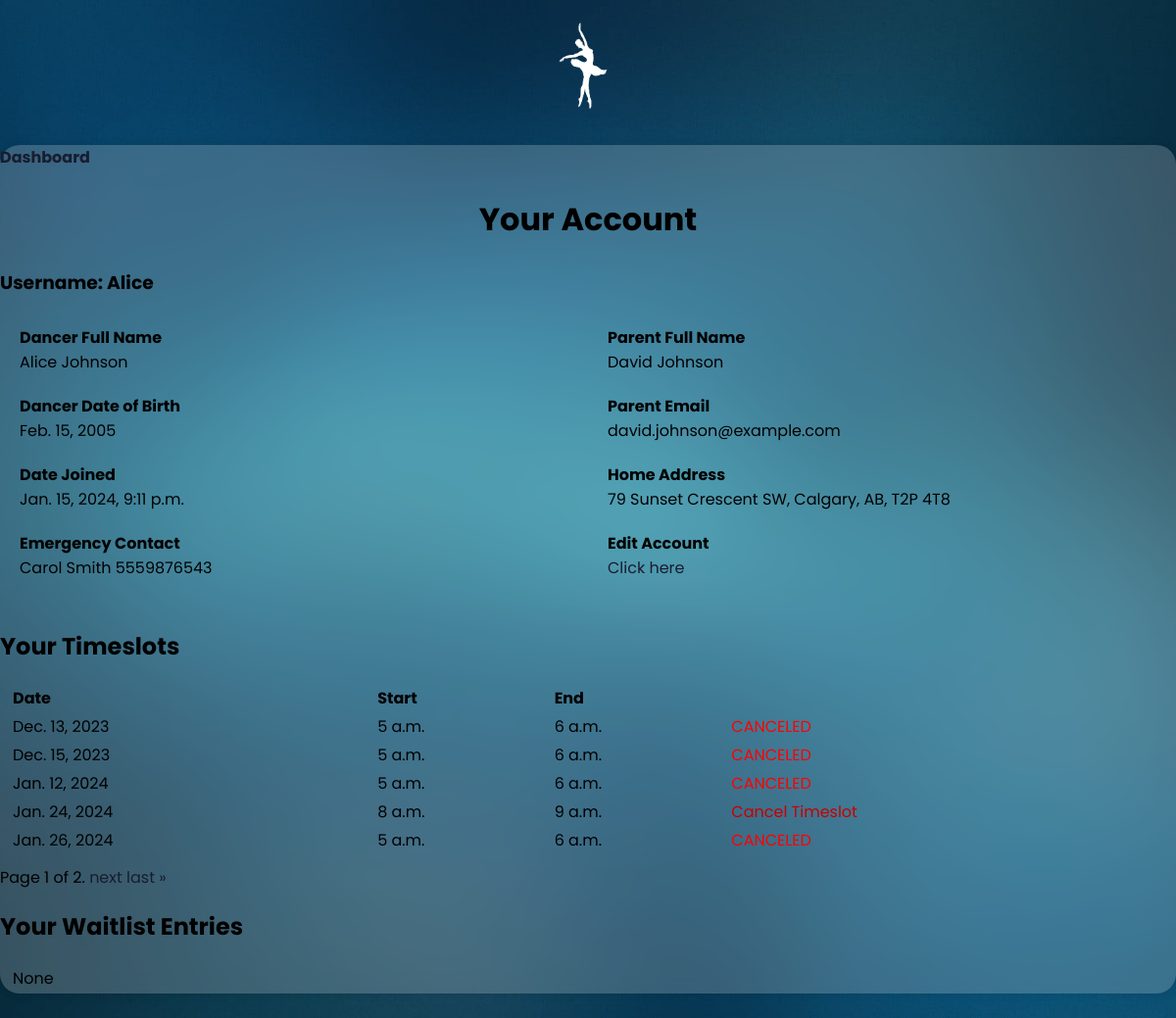
The app's page /account/ (signed in) with its own data.
### mainapp/models.py (models this page shows, shortened)
class CustomUser(AbstractUser):
    PROVINCE_CHOICES = (
    ('AB', 'Alberta'),
    ('BC', 'British Columbia'),
    ('MB', 'Manitoba'),
    ('NB', 'New Brunswick'),
    ('NL', 'Newfoundland and Labrador'),
    ('NS', 'Nova Scotia'),
    ('ON', 'Ontario'),
    ('PE', 'Prince Edward Island'),
    ('QC', 'Quebec'),
    ('SK', 'Saskatchewan'),
    ('NT', 'Northwest Territories'),
    ('NU', 'Nunavut'),
    ('YT', 'Yukon'),
    )
    dancer_full_name = models.CharField(max_length=50)
    dancer_date_of_birth = models.DateField(blank=True, null=True)
    parent_full_name = models.CharField(max_length=100)
    parent_email = models.EmailField(unique=True)
    parent_phone = models.CharField(max_length=10, blank=True)
    address = models.CharField(max_length=100, blank=True)
    city = models.CharField(max_length=50, blank=True)
    province = models.CharField(max_length=2, choices=PROVINCE_CHOICES, blank=True)
    zip_code = models.CharField(max_length=10, blank=True)
    emergency_contact_full_name = models.CharField(max_length=100, blank=True)
    emergency_contact_phone = models. CharField(max_length=15, blank=True)
    notes = models.TextField(blank=True)
    created = models.DateTimeField(auto_now_add=True)
    updated = models.DateTimeField(auto_now=True)

class TimeSlot(models.Model):
    STATUS_CHOICES = [
        ('confirmed', 'Confirmed'),
        ('completed', 'Completed'),
    ]
    date = models.DateField(default=date.today)
    start_time = models.TimeField()
    client = models.ForeignKey(CustomUser, on_delete=models.SET_NULL, null=True)
    status = models.CharField(max_length=10, choices=STATUS_CHOICES, default='confirmed')
    is_new = models.BooleanField(default=True)
    class Meta:
        unique_together = [['start_time', 'date']]
        ordering = ["date", "start_time"]
    def end_time(self):
        dt = datetime.combine(datetime.min.date(), self.start_time)
        dt += timedelta(hours=1)
        return dt.time()

### mainapp/views.py (the view)
# urls.py: path("account/", views.account, name="account"),
def account(request):
    current_user = request.user
    timeslots = TimeSlot.objects.filter(client=request.user)
    user_waitlist_entries = Waitlist.objects.filter(user=request.user)
    items_per_page = 5
    paginator_timeslots = Paginator(timeslots, items_per_page)
    page_confirmed = request.GET.get("page_confirmed")
    timeslots = paginator_timeslots.get_page(page_confirmed)
    waitlist_positions = []
    for entry in user_waitlist_entries:
        all_entries_for_timeslot = Waitlist.objects.filter(timeslot=entry.timeslot).order_by('timestamp')
        position = list(all_entries_for_timeslot).index(entry) + 1
        waitlist_positions.append((entry, position))
    context = {
        "current_user": current_user,
        "timeslots": timeslots,
        "waitlist_positions": waitlist_positions,
    }
    return render(request, "account.html", context)

### mainapp/templates/account.html (shortened to what this page needs)
{% extends 'base.html' %}
{% block container_class %}custom-wide-container{% endblock %}
{% block content %}
<h4><a href="{% url 'dashboard' %}">Dashboard</a></h4>
<h1 class="page-heading">Your Account</h1>
<h3>Username: {{ current_user.username }}</h3>
{% if not user.is_superuser %}
<div class="profile-container">
    <div class="profile-column">
        <div class="profile-row">
            <div class="profile-row-title">Dancer Full Name</div>
            <div>{{ current_user.dancer_full_name }}</div>
        </div>
        <div class="profile-row">
            <div class="profile-row-title">Dancer Date of Birth</div>
            <div>{{ current_user.dancer_date_of_birth }}</div>
        </div>
        <div class="profile-row">
            <div class="profile-row-title">Date Joined</div>
            <div>{{ current_user.date_joined }}</div>
        </div>
		<div class="profile-row">
            <div class="profile-row-title">Emergency Contact</div>
            <div>{{ current_user.emergency_contact_full_name }}
				{{current_user.emergency_contact_phone}}</div>
        </div>
    </div>
    <div class="profile-column">
        <div class="profile-row">
            <div class="profile-row-title">Parent Full Name</div>
            <div>{{ current_user.parent_full_name }}</div>
        </div>
        <div class="profile-row">
            <div class="profile-row-title">Parent Email</div>
            <div>{{ current_user.parent_email }}</div>
        </div>
        <div class="profile-row">
            <div class="profile-row-title">Home Address</div>
            <div>{{ current_user.address }}, {{ current_user.city}}, {{ current_user.province }}, {{ current_user.zip_code }}</div>
        </div>
        <div class="profile-row">
            <div class="profile-row-title">Edit Account</div>
            <div><a href="{% url 'edit-account' %}">Click here</a></div>
        </div>
    </div>
</div>
<h2>Your Timeslots</h2>
<table class="account-table">
    {% if timeslots %}
	<thead>
		<tr>
			<th>Date</th>
			<th>Start</th>
			<th>End</th>
		</tr>
	</thead>
	<tbody>
        {% for timeslot in timeslots %}
		<tr>
			<td>{{timeslot.date}}</td>
			<td>{{timeslot.start_time}}</td>
			<td>{{timeslot.end_time}}</td>
            {% if timeslot.status == 'confirmed' %}
			<td>
				<a href="{% url 'cancel-timeslot' timeslot.id %}" style="color: rgb(200, 0, 0)"
					>Cancel Timeslot</a
				>
			</td>
            {% else %}
            <td style="color: red">CANCELED</td>
            {% endif %}
		</tr>
        {% endfor %}
	</tbody>
    {% else %}<tr><td>None</td></tr>  {% endif %}
</table>
<div class="pagination">
    <span class="step-links">
        <span class="current">
            Page {{ timeslots.number }} of {{ timeslots.paginator.num_pages }}.
        </span>
        {% if timeslots.has_next %}
            <a href="?page_confirmed={{ timeslots.next_page_number }}">next</a>
            <a href="?page_confirmed={{ timeslots.paginator.num_pages }}">last &raquo;</a>
        {% endif %}
    </span>
  </div>
<h2>Your Waitlist Entries</h2>
<table class="account-table">
	{% if waitlist_positions %}
	<thead>
		<tr >
			<th>Date</th>
			<th>Date Submitted</th>
			<th>Waitlist Order</th>
		</tr>
	</thead>
	<tbody>
		{% for entry, position in waitlist_positions %}
        <tr>
            <td>{{ entry.timeslot }}</td>
            <td>{{ entry.timestamp }}</td>
            <td>{{ position }}</td>
			<td>
				<a href="{% url 'cancel-waitlist' entry.id %}" style="color: rgb(200, 0, 0);"
					>Cancel Waitlist</a>
			</td>
		</tr>
		{% endfor %}
	</tbody>
	{% else %}<tr><td>None</td></tr>  {% endif %}
</table>
{% endif %}
{% endblock %}

### mainapp/static/css/style.css (style rules this page uses)
html { height: 100%; }
body { font-family: "Poppins", sans-serif; background-image: url("/static/img/gradient-background.jpg"); background-size: cover; background-repeat: no-repeat; background-position: center center; background-attachment: fixed; margin: 0; }
h2, h3 { margin-top: 20px; font-family: "Poppins", sans-serif; }
th, td, h4, h5, button { font-family: "Poppins", sans-serif; }
a { text-decoration: none; color: #181d2f; transition: color 0.2s; position: relative; }
.page-heading { text-align: center; border-radius: 10px; font-family: "Poppins", sans-serif; padding: 5px; }
table { width: 100%; text-align: left; margin: 0 10px; }
.profile-container { display: flex; justify-content: space-between; font-family: "Poppins", sans-serif; }
.profile-column { flex: 1; margin: 0 10px; padding: 10px; }
.profile-row { margin-bottom: 20px; }
.profile-row-title { font-weight: bold; }
a::before { content: ""; position: absolute; bottom: -2px; left: 0; width: 100%; height: 2px; background-color: #6159fc; transform: scaleX(0); transform-origin: center; transition: transform 0.2s; }
.pagination { margin-top: 10px; }

### records on screen
CustomUser: username "Alice", dancer_full_name "Alice Johnson", dancer_date_of_birth "Feb. 15, 2005", date_joined "Jan. 15, 2024, 9:11 p.m.", emergency_contact_full_name "Carol Smith", emergency_contact_phone "5559876543", parent_full_name "David Johnson", parent_email "david.johnson@example.com", address "79 Sunset Crescent SW", city "Calgary", province "AB", zip_code "T2P 4T8"
TimeSlot: date "Dec. 13, 2023", start_time "5 a.m.", end_time "6 a.m.", status "CANCELED"
TimeSlot: date "Dec. 15, 2023", start_time "5 a.m.", end_time "6 a.m.", status "CANCELED"
TimeSlot: date "Jan. 12, 2024", start_time "5 a.m.", end_time "6 a.m.", status "CANCELED"
TimeSlot: date "Jan. 24, 2024", start_time "8 a.m.", end_time "9 a.m.", status "Cancel Timeslot"
TimeSlot: date "Jan. 26, 2024", start_time "5 a.m.", end_time "6 a.m.", status "CANCELED"

### other values on screen
{{ timeslots.number }} "1"
{{ timeslots.paginator.num_pages }} "2"
